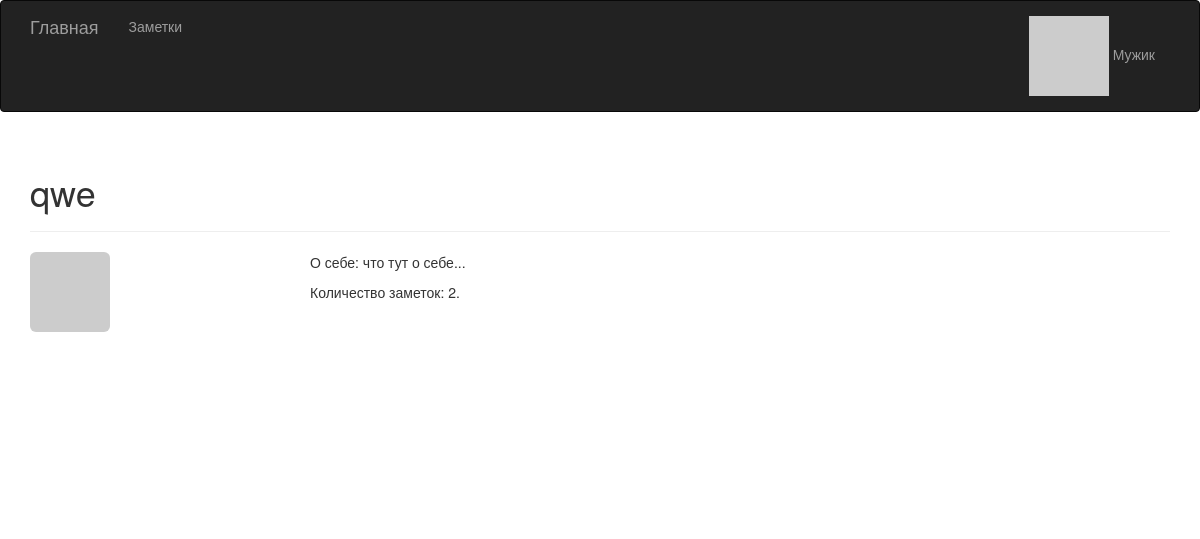
Page /user/2 (signed in) on the committed database.
### main.py (models this page shows, shortened)
class User(UserMixin, db.Model):
    __tablename__ = 'users'
    id = db.Column(db.Integer, primary_key=True)
    username = db.Column(db.String(64), unique=True, index=True)
    password_hash = db.Column(db.String(128))
    posts = db.relationship('Post', backref='author', lazy='dynamic')
    about = db.Column(db.Text)
    @property
    def password(self):
        raise AttributeError('пароль прочесть нельзя.')
    def gravatar(self, size=100, default='identicon', rating='g'):
        url = 'https://secure.gravatar.com/avatar'
        email = '{}@bookmarks.ru'.format(self.username.lower()).encode('utf-8')
        email_hash = hashlib.md5(email).hexdigest()
        return '{url}/{hash}?s={size}&d={default}&r={rating}'.format(
            url=url, hash=email_hash, size=size, default=default, rating=rating)
    def robohash(self, size=200):
        url = 'https://robohash.org/'
        return url + self.username + '?size={}x{}'.format(size, size)

### main.py (the view)
@app.route('/user/<int:user_id>', methods=['GET', 'POST'])
def user(user_id):
    user1 = User.query.filter_by(id=user_id).first_or_404()
    posts_count = Post.query.filter_by(author_id=user_id).count()
    form = EditProfileForm()
    if form.validate_on_submit():
        user1.about = form.about.data
        db.session.commit()
        flash('Ваш профиль обновлён!')
        return redirect(url_for('user', user_id=user_id))
    return render_template('user.html', user=user1, posts_count=posts_count, form=form)

### main.py (called while the page is built)
@app.context_processor
def inject_app_name():
    return dict(app_name="Заметки")

@login_manager.user_loader
def load_user(user_id):
    return User.query.get(int(user_id))

### templates/user.html (shortened to what this page needs)
{% extends "base.html" %}
{% import "bootstrap/wtf.html" as wtf %}
{% block page_content %}
<div class="page-header">
    <h1>{{ user.username }}</h1>
</div>
<img class="img-rounded profile-thumbnail" src="{{ user.robohash(size=200) }}">
<div class="profile-header">
    <p>О себе:
        {% if user.about %}
            <span>{{ user.about }}</span>
        {% else %}
            <span>это тайна</span>
        {% endif %}
    </p>
    <p>
        Количество заметок: {{ posts_count }}.
    </p>
</div>
{% endblock %}

### templates/base.html (shortened to what this page needs)
{% extends "bootstrap/base.html" %}
{% block head %}
{{ super() }}
<link rel="stylesheet" type="text/css" href="{{ url_for('static', filename='style.css') }}">
{% endblock %}
{% block navbar %}
<div class="navbar navbar-inverse" role="navigation">
   <div class="container">
      <div class="navbar-header">
         <a class="navbar-brand" href="/">Главная</a>
      </div>
      <div class="navbar-collapse collapse">
        <ul class="nav navbar-nav">
            <li><a href="{{ url_for('posts') }}">Заметки</a></li>
        </ul>
        <ul class="nav navbar-nav navbar-right">
            {% if current_user.is_authenticated %}
            <li class="dropdown">
                <a href="#" class="dropdown-toggle" data-toggle="dropdown">
                    <img src="{{ current_user.gravatar(size=18) }}" />
                    {{ current_user.username }}
                </a>
            </li>
            {% else %}
            <li><a href="{{ url_for('login') }}">Войти</a></li>
            {% endif %}
        </ul>
      </div>
   </div>
</div>
{% endblock %}
{% block content %}
<div class="container">
    {% block page_content %}{% endblock %}
</div>
{% endblock %}

### static/style.css (style rules this page uses)
.profile-thumbnail { position: absolute; }
.profile-header { min-height: 260px; margin-left: 280px; }

### rows in the picture
User: username "Мужик"
User: username "qwe", about "что тут о себе..."

### other values in the picture
{{ posts_count }} "2"
